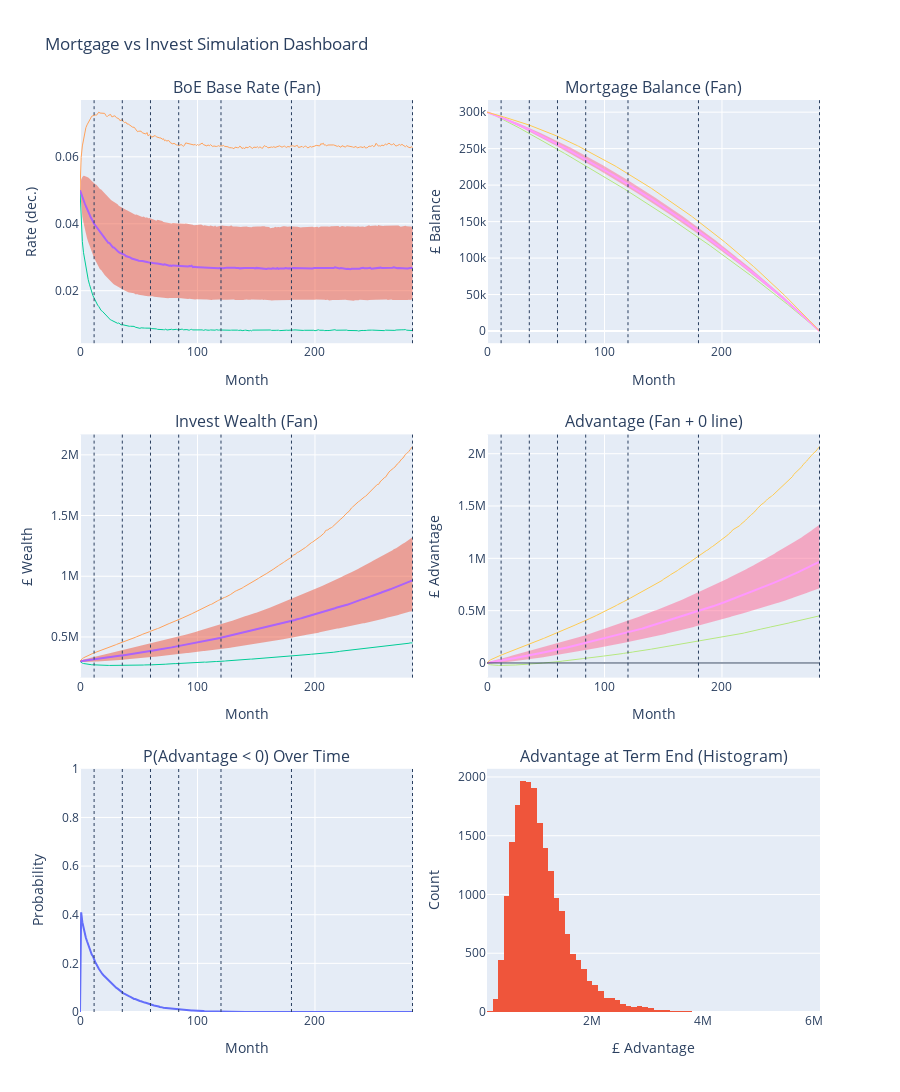

Write notebook code for a chart like this one.
### Code cell
interactive_dashboard(paths, results_df, params, n_paths=30)

### Figure 1 — Plotly figure (JSON) as saved in the notebook; plotly's stock layout.template omitted (floating-point values rounded to 4 significant figures; data arrays with more than 128 entries replaced by an {"elided": "..."} marker saying what was removed)
{"data": [{"line": {"width": 0}, "mode": "lines", "showlegend": false, "type": "scatter", "x": {"elided": "284 int values"}, "xaxis": "x", "y": {"elided": "284 float values"}, "yaxis": "y"}, {"fill": "tonexty", "line": {"width": 0}, "mode": "lines", "name": "IQR (25–75)", "showlegend": false, "type": "scatter", "x": {"elided": "284 int values"}, "xaxis": "x", "y": {"elided": "284 float values"}, "yaxis": "y"}, {"line": {"width": 1}, "mode": "lines", "name": "p05", "showlegend": false, "type": "scatter", "x": {"elided": "284 int values"}, "xaxis": "x", "y": {"elided": "284 float values"}, "yaxis": "y"}, {"line": {"width": 2}, "mode": "lines", "name": "p50", "showlegend": false, "type": "scatter", "x": {"elided": "284 int values"}, "xaxis": "x", "y": {"elided": "284 float values"}, "yaxis": "y"}, {"line": {"width": 1}, "mode": "lines", "name": "p95", "showlegend": false, "type": "scatter", "x": {"elided": "284 int values"}, "xaxis": "x", "y": {"elided": "284 float values"}, "yaxis": "y"}, {"line": {"width": 0}, "mode": "lines", "showlegend": false, "type": "scatter", "x": {"elided": "284 int values"}, "xaxis": "x2", "y": {"elided": "284 float values"}, "yaxis": "y2"}, {"fill": "tonexty", "line": {"width": 0}, "mode": "lines", "name": "IQR (25–75)", "showlegend": false, "type": "scatter", "x": {"elided": "284 int values"}, "xaxis": "x2", "y": {"elided": "284 float values"}, "yaxis": "y2"}, {"line": {"width": 1}, "mode": "lines", "name": "p05", "showlegend": false, "type": "scatter", "x": {"elided": "284 int values"}, "xaxis": "x2", "y": {"elided": "284 float values"}, "yaxis": "y2"}, {"line": {"width": 2}, "mode": "lines", "name": "p50", "showlegend": false, "type": "scatter", "x": {"elided": "284 int values"}, "xaxis": "x2", "y": {"elided": "284 float values"}, "yaxis": "y2"}, {"line": {"width": 1}, "mode": "lines", "name": "p95", "showlegend": false, "type": "scatter", "x": {"elided": "284 int values"}, "xaxis": "x2", "y": {"elided": "284 float values"}, "yaxis": "y2"}, {"line": {"width": 0}, "mode": "lines", "showlegend": false, "type": "scatter", "x": {"elided": "284 int values"}, "xaxis": "x3", "y": {"elided": "284 float values"}, "yaxis": "y3"}, {"fill": "tonexty", "line": {"width": 0}, "mode": "lines", "name": "IQR (25–75)", "showlegend": false, "type": "scatter", "x": {"elided": "284 int values"}, "xaxis": "x3", "y": {"elided": "284 float values"}, "yaxis": "y3"}, {"line": {"width": 1}, "mode": "lines", "name": "p05", "showlegend": false, "type": "scatter", "x": {"elided": "284 int values"}, "xaxis": "x3", "y": {"elided": "284 float values"}, "yaxis": "y3"}, {"line": {"width": 2}, "mode": "lines", "name": "p50", "showlegend": false, "type": "scatter", "x": {"elided": "284 int values"}, "xaxis": "x3", "y": {"elided": "284 float values"}, "yaxis": "y3"}, {"line": {"width": 1}, "mode": "lines", "name": "p95", "showlegend": false, "type": "scatter", "x": {"elided": "284 int values"}, "xaxis": "x3", "y": {"elided": "284 float values"}, "yaxis": "y3"}, {"line": {"width": 0}, "mode": "lines", "showlegend": false, "type": "scatter", "x": {"elided": "284 int values"}, "xaxis": "x4", "y": {"elided": "284 float values"}, "yaxis": "y4"}, {"fill": "tonexty", "line": {"width": 0}, "mode": "lines", "name": "IQR (25–75)", "showlegend": false, "type": "scatter", "x": {"elided": "284 int values"}, "xaxis": "x4", "y": {"elided": "284 float values"}, "yaxis": "y4"}, {"line": {"width": 1}, "mode": "lines", "name": "p05", "showlegend": false, "type": "scatter", "x": {"elided": "284 int values"}, "xaxis": "x4", "y": {"elided": "284 float values"}, "yaxis": "y4"}, {"line": {"width": 2}, "mode": "lines", "name": "p50", "showlegend": false, "type": "scatter", "x": {"elided": "284 int values"}, "xaxis": "x4", "y": {"elided": "284 float values"}, "yaxis": "y4"}, {"line": {"width": 1}, "mode": "lines", "name": "p95", "showlegend": false, "type": "scatter", "x": {"elided": "284 int values"}, "xaxis": "x4", "y": {"elided": "284 float values"}, "yaxis": "y4"}, {"line": {"width": 2}, "mode": "lines", "showlegend": false, "type": "scatter", "x": {"elided": "284 int values"}, "xaxis": "x5", "y": {"elided": "284 float values"}, "yaxis": "y5"}, {"nbinsx": 80, "showlegend": false, "type": "histogram", "x": {"elided": "20000 float values"}, "xaxis": "x6", "yaxis": "y6"}], "layout": {"annotations": [{"font": {"size": 16}, "showarrow": false, "text": "BoE Base Rate (Fan)", "x": 0.225, "xanchor": "center", "xref": "paper", "y": 1, "yanchor": "bottom", "yref": "paper"}, {"font": {"size": 16}, "showarrow": false, "text": "Mortgage Balance (Fan)", "x": 0.775, "xanchor": "center", "xref": "paper", "y": 1, "yanchor": "bottom", "yref": "paper"}, {"font": {"size": 16}, "showarrow": false, "text": "Invest Wealth (Fan)", "x": 0.225, "xanchor": "center", "xref": "paper", "y": 0.6333, "yanchor": "bottom", "yref": "paper"}, {"font": {"size": 16}, "showarrow": false, "text": "Advantage (Fan + 0 line)", "x": 0.775, "xanchor": "center", "xref": "paper", "y": 0.6333, "yanchor": "bottom", "yref": "paper"}, {"font": {"size": 16}, "showarrow": false, "text": "P(Advantage < 0) Over Time", "x": 0.225, "xanchor": "center", "xref": "paper", "y": 0.2667, "yanchor": "bottom", "yref": "paper"}, {"font": {"size": 16}, "showarrow": false, "text": "Advantage at Term End (Histogram)", "x": 0.775, "xanchor": "center", "xref": "paper", "y": 0.2667, "yanchor": "bottom", "yref": "paper"}], "height": 1100, "hovermode": "x unified", "shapes": [{"line": {"dash": "dot", "width": 1}, "type": "line", "x0": 12, "x1": 12, "xref": "x", "y0": 0, "y1": 1, "yref": "y domain"}, {"line": {"dash": "dot", "width": 1}, "type": "line", "x0": 36, "x1": 36, "xref": "x", "y0": 0, "y1": 1, "yref": "y domain"}, {"line": {"dash": "dot", "width": 1}, "type": "line", "x0": 60, "x1": 60, "xref": "x", "y0": 0, "y1": 1, "yref": "y domain"}, {"line": {"dash": "dot", "width": 1}, "type": "line", "x0": 84, "x1": 84, "xref": "x", "y0": 0, "y1": 1, "yref": "y domain"}, {"line": {"dash": "dot", "width": 1}, "type": "line", "x0": 120, "x1": 120, "xref": "x", "y0": 0, "y1": 1, "yref": "y domain"}, {"line": {"dash": "dot", "width": 1}, "type": "line", "x0": 180, "x1": 180, "xref": "x", "y0": 0, "y1": 1, "yref": "y domain"}, {"line": {"dash": "dot", "width": 1}, "type": "line", "x0": 283, "x1": 283, "xref": "x", "y0": 0, "y1": 1, "yref": "y domain"}, {"line": {"dash": "dot", "width": 1}, "type": "line", "x0": 12, "x1": 12, "xref": "x2", "y0": 0, "y1": 1, "yref": "y2 domain"}, {"line": {"dash": "dot", "width": 1}, "type": "line", "x0": 36, "x1": 36, "xref": "x2", "y0": 0, "y1": 1, "yref": "y2 domain"}, {"line": {"dash": "dot", "width": 1}, "type": "line", "x0": 60, "x1": 60, "xref": "x2", "y0": 0, "y1": 1, "yref": "y2 domain"}, {"line": {"dash": "dot", "width": 1}, "type": "line", "x0": 84, "x1": 84, "xref": "x2", "y0": 0, "y1": 1, "yref": "y2 domain"}, {"line": {"dash": "dot", "width": 1}, "type": "line", "x0": 120, "x1": 120, "xref": "x2", "y0": 0, "y1": 1, "yref": "y2 domain"}, {"line": {"dash": "dot", "width": 1}, "type": "line", "x0": 180, "x1": 180, "xref": "x2", "y0": 0, "y1": 1, "yref": "y2 domain"}, {"line": {"dash": "dot", "width": 1}, "type": "line", "x0": 283, "x1": 283, "xref": "x2", "y0": 0, "y1": 1, "yref": "y2 domain"}, {"line": {"dash": "dot", "width": 1}, "type": "line", "x0": 12, "x1": 12, "xref": "x3", "y0": 0, "y1": 1, "yref": "y3 domain"}, {"line": {"dash": "dot", "width": 1}, "type": "line", "x0": 36, "x1": 36, "xref": "x3", "y0": 0, "y1": 1, "yref": "y3 domain"}, {"line": {"dash": "dot", "width": 1}, "type": "line", "x0": 60, "x1": 60, "xref": "x3", "y0": 0, "y1": 1, "yref": "y3 domain"}, {"line": {"dash": "dot", "width": 1}, "type": "line", "x0": 84, "x1": 84, "xref": "x3", "y0": 0, "y1": 1, "yref": "y3 domain"}, {"line": {"dash": "dot", "width": 1}, "type": "line", "x0": 120, "x1": 120, "xref": "x3", "y0": 0, "y1": 1, "yref": "y3 domain"}, {"line": {"dash": "dot", "width": 1}, "type": "line", "x0": 180, "x1": 180, "xref": "x3", "y0": 0, "y1": 1, "yref": "y3 domain"}, {"line": {"dash": "dot", "width": 1}, "type": "line", "x0": 283, "x1": 283, "xref": "x3", "y0": 0, "y1": 1, "yref": "y3 domain"}, {"line": {"dash": "dot", "width": 1}, "type": "line", "x0": 12, "x1": 12, "xref": "x4", "y0": 0, "y1": 1, "yref": "y4 domain"}, {"line": {"dash": "dot", "width": 1}, "type": "line", "x0": 36, "x1": 36, "xref": "x4", "y0": 0, "y1": 1, "yref": "y4 domain"}, {"line": {"dash": "dot", "width": 1}, "type": "line", "x0": 60, "x1": 60, "xref": "x4", "y0": 0, "y1": 1, "yref": "y4 domain"}, {"line": {"dash": "dot", "width": 1}, "type": "line", "x0": 84, "x1": 84, "xref": "x4", "y0": 0, "y1": 1, "yref": "y4 domain"}, {"line": {"dash": "dot", "width": 1}, "type": "line", "x0": 120, "x1": 120, "xref": "x4", "y0": 0, "y1": 1, "yref": "y4 domain"}, {"line": {"dash": "dot", "width": 1}, "type": "line", "x0": 180, "x1": 180, "xref": "x4", "y0": 0, "y1": 1, "yref": "y4 domain"}, {"line": {"dash": "dot", "width": 1}, "type": "line", "x0": 283, "x1": 283, "xref": "x4", "y0": 0, "y1": 1, "yref": "y4 domain"}, {"line": {"width": 1}, "type": "line", "x0": 0, "x1": 1, "xref": "x4 domain", "y0": 0, "y1": 0, "yref": "y4"}, {"line": {"dash": "dot", "width": 1}, "type": "line", "x0": 12, "x1": 12, "xref": "x5", "y0": 0, "y1": 1, "yref": "y5 domain"}, {"line": {"dash": "dot", "width": 1}, "type": "line", "x0": 36, "x1": 36, "xref": "x5", "y0": 0, "y1": 1, "yref": "y5 domain"}, {"line": {"dash": "dot", "width": 1}, "type": "line", "x0": 60, "x1": 60, "xref": "x5", "y0": 0, "y1": 1, "yref": "y5 domain"}, {"line": {"dash": "dot", "width": 1}, "type": "line", "x0": 84, "x1": 84, "xref": "x5", "y0": 0, "y1": 1, "yref": "y5 domain"}, {"line": {"dash": "dot", "width": 1}, "type": "line", "x0": 120, "x1": 120, "xref": "x5", "y0": 0, "y1": 1, "yref": "y5 domain"}, {"line": {"dash": "dot", "width": 1}, "type": "line", "x0": 180, "x1": 180, "xref": "x5", "y0": 0, "y1": 1, "yref": "y5 domain"}, {"line": {"dash": "dot", "width": 1}, "type": "line", "x0": 283, "x1": 283, "xref": "x5", "y0": 0, "y1": 1, "yref": "y5 domain"}], "title": {"text": "Mortgage vs Invest Simulation Dashboard"}, "xaxis": {"anchor": "y", "domain": [0, 0.45], "title": {"text": "Month"}}, "xaxis2": {"anchor": "y2", "domain": [0.55, 1], "title": {"text": "Month"}}, "xaxis3": {"anchor": "y3", "domain": [0, 0.45], "title": {"text": "Month"}}, "xaxis4": {"anchor": "y4", "domain": [0.55, 1], "title": {"text": "Month"}}, "xaxis5": {"anchor": "y5", "domain": [0, 0.45], "title": {"text": "Month"}}, "xaxis6": {"anchor": "y6", "domain": [0.55, 1], "title": {"text": "£ Advantage"}}, "yaxis": {"anchor": "x", "domain": [0.7333, 1], "title": {"text": "Rate (dec.)"}}, "yaxis2": {"anchor": "x2", "domain": [0.7333, 1], "title": {"text": "£ Balance"}}, "yaxis3": {"anchor": "x3", "domain": [0.3667, 0.6333], "title": {"text": "£ Wealth"}}, "yaxis4": {"anchor": "x4", "domain": [0.3667, 0.6333], "title": {"text": "£ Advantage"}}, "yaxis5": {"anchor": "x5", "domain": [0, 0.2667], "range": [0, 1], "title": {"text": "Probability"}}, "yaxis6": {"anchor": "x6", "domain": [0, 0.2667], "title": {"text": "Count"}}}}
